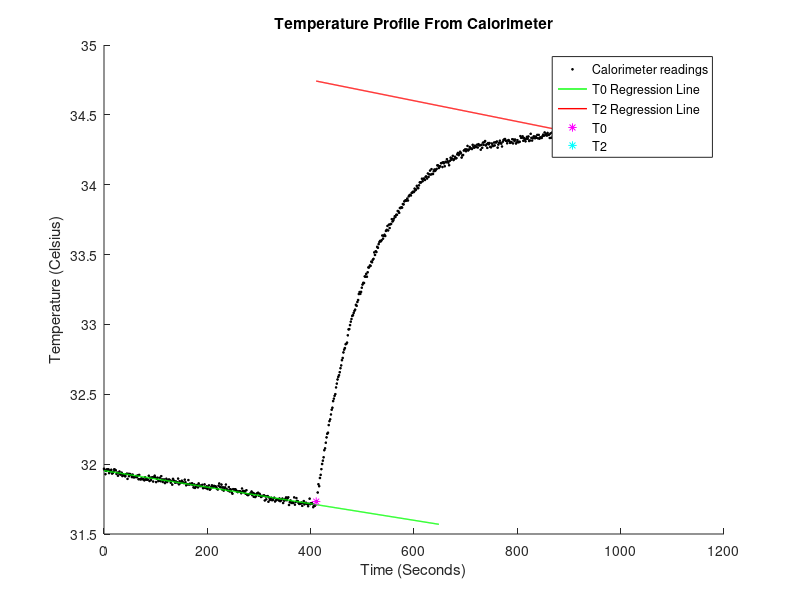

Write the MATLAB code that produced this figure.
close all;   % Close all open figure windows
clc;         % Clear the command window

% Reading in SampleC Data %
data = dlmread('SampleC.csv',',',1,0); % Read in depth data from .csv
time = data(:,1);
temp1_cal = data(:,2);
temp_water = data(:,3);
temp_air = data(:,4);
temp2_cal = data(:,5);

% Calculate thye avergae temp of the sample from the two calorimeter readings
sample_avgtemp = (temp1_cal+temp2_cal)/2;
% Specific heat of the calorimeter
C_c = 0.895; % J/(gC)
% Mass of calorimeter
m_c = 510; % g
% Mass of sample
m_s = 17.615; % g
% Time sample added (index)
time_added = 290;

% Calculate initial temperature of the calorimeter
T0 = sample_avgtemp(time_added,1);
% Calculate initial temperature of the sample
T1 = mean(temp_water(1:time_added));
% Calculate final temperature of the calorimeter and sample at equilibrium
T2 = max(sample_avgtemp);
max_index = find(sample_avgtemp==T2);
[length,~] = size(sample_avgtemp);

% Specific heat of the sample
C_s = (m_c*C_c*(T2-T0))/(m_s*(T1-T2)); % J/(gC)

% Get lines of best fit before the sample is added
xFit_pre = linspace(0, max_index, 500);
linearCoefficients_pre = polyfit(time(1:time_added), sample_avgtemp(1:time_added), 1);
yFit_pre = polyval(linearCoefficients_pre, xFit_pre);

% Get lines of best fit after the equilibrium has been reached
xFit_post = linspace(time(time_added,1), time(length,1), 500);
linearCoefficients_post = polyfit(time(max_index:length), sample_avgtemp(max_index:length), 1);
yFit_post = polyval(linearCoefficients_post, xFit_post);

% Plot
figure(1)
hold on
scatter(time, sample_avgtemp, 3, '*', 'MarkerEdgeColor', 'k')
plot(xFit_pre, yFit_pre, 'g-', 'LineWidth', 1)
plot(xFit_post, yFit_post, 'r-', 'LineWidth', 1)
plot(time(time_added,1), T0, 'm*')
plot(time(max_index,1), T2, 'c*')
title('Temperature Profile From Calorimeter')
xlabel('Time (Seconds)')
ylabel('Temperature (Celsius)')
legend('Calorimeter readings','T0 Regression Line', 'T2 Regression Line', 'T0', 'T2')
hold off